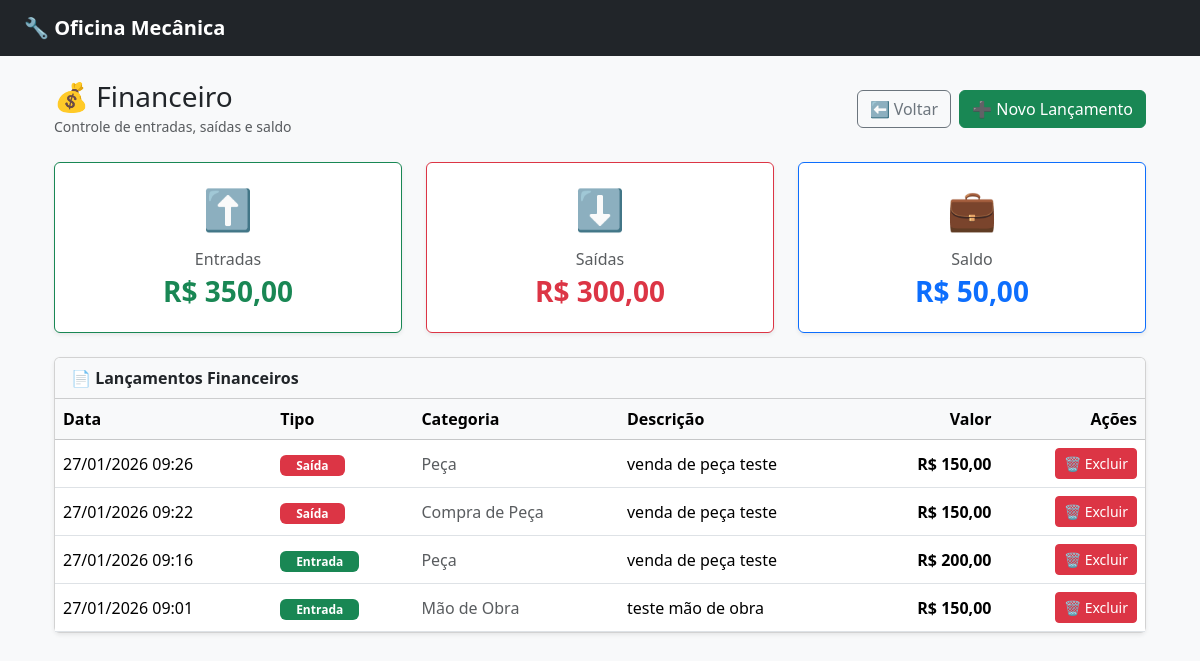
Screenshot of /financeiro/ with the database file from the repository.
### core/models.py (models this page shows, shortened)
class MovimentoFinanceiro(models.Model):
    TIPO_CHOICES = (
        ('entrada', 'Entrada'),
        ('saida', 'Saída'),
    )
    CATEGORIA_CHOICES = (
        ('mao_obra', 'Mão de Obra'),
        ('peca', 'Peça'),
        ('compra_peca', 'Compra de Peça'),
        ('nf_emitida', 'Nota Fiscal Emitida'),
        ('nf_recebida', 'Nota Fiscal Recebida'),
        ('outros', 'Outros'),
    )
    tipo = models.CharField(
        max_length=10,
        choices=TIPO_CHOICES
    )
    categoria = models.CharField(
        max_length=20,
        choices=CATEGORIA_CHOICES
    )
    valor = models.DecimalField(
        max_digits=10,
        decimal_places=2
    )
    descricao = models.CharField(
        max_length=255
    )
    ordem_servico = models.ForeignKey(
        OrdemServico,
        on_delete=models.SET_NULL,
        null=True,
        blank=True,
        related_name='movimentos_financeiros'
    )
    data = models.DateField(
        auto_now_add=True
    )
    criado_em = models.DateTimeField(
        auto_now_add=True
    )

### core/views.py (the view)
# urls.py: path('financeiro/', views.financeiro_dashboard, name='financeiro_dashboard'),
def financeiro_dashboard(request):
    total_entradas = (
        MovimentoFinanceiro.objects
        .filter(tipo='entrada')
        .aggregate(total=Sum('valor'))
        .get('total') or 0
    )
    total_saidas = (
        MovimentoFinanceiro.objects
        .filter(tipo='saida')
        .aggregate(total=Sum('valor'))
        .get('total') or 0
    )
    saldo = total_entradas - total_saidas
    movimentos = MovimentoFinanceiro.objects.all().order_by('-criado_em')
    return render(request, 'financeiro/list.html', {
        'total_entradas': total_entradas,
        'total_saidas': total_saidas,
        'saldo': saldo,
        'movimentos': movimentos,
    })

### core/templatetags/br_filters.py (called while the page is built)
@register.filter
def br_moeda(valor):
    try:
        valor = float(valor)
        return f"R$ {valor:,.2f}".replace(",", "X").replace(".", ",").replace("X", ".")
    except:
        return "R$ 0,00"

### core/templates/financeiro/list.html (shortened to what this page needs)
{% extends "base.html" %}
{% load br_filters %}
{% block content %}
<div class="container mt-4">
    <div class="d-flex justify-content-between align-items-center mb-4">
        <div>
            <h3 class="mb-0">💰 Financeiro</h3>
            <small class="text-muted">
                Controle de entradas, saídas e saldo
            </small>
        </div>
        <div class="d-flex gap-2">
            <a href="{% url 'dashboard' %}" class="btn btn-outline-secondary">
                ⬅️ Voltar
            </a>
            <a href="{% url 'financeiro_create' %}" class="btn btn-success">
                ➕ Novo Lançamento
            </a>
        </div>
    </div>
    <div class="row g-4 mb-4">
        <div class="col-md-4">
            <div class="card border-success shadow-sm h-100">
                <div class="card-body text-center">
                    <div class="fs-1 text-success mb-2">⬆️</div>
                    <div class="text-muted">Entradas</div>
                    <h3 class="fw-bold text-success mt-1">
                        {{ total_entradas|br_moeda }}
                    </h3>
                </div>
            </div>
        </div>
        <div class="col-md-4">
            <div class="card border-danger shadow-sm h-100">
                <div class="card-body text-center">
                    <div class="fs-1 text-danger mb-2">⬇️</div>
                    <div class="text-muted">Saídas</div>
                    <h3 class="fw-bold text-danger mt-1">
                        {{ total_saidas|br_moeda }}
                    </h3>
                </div>
            </div>
        </div>
        <div class="col-md-4">
            <div class="card border-primary shadow-sm h-100">
                <div class="card-body text-center">
                    <div class="fs-1 text-primary mb-2">💼</div>
                    <div class="text-muted">Saldo</div>
                    <h3 class="fw-bold text-primary mt-1">
                        {{ saldo|br_moeda }}
                    </h3>
                </div>
            </div>
        </div>
    </div>
<div class="card shadow-sm">
    <div class="card-header bg-light">
        <strong>📄 Lançamentos Financeiros</strong>
    </div>
    <div class="table-responsive">
        <table class="table table-hover align-middle mb-0">
            <thead class="table-light">
                <tr>
                    <th>Data</th>
                    <th>Tipo</th>
                    <th>Categoria</th>
                    <th>Descrição</th>
                    <th class="text-end">Valor</th>
                    <th class="text-end">Ações</th>
                </tr>
            </thead>
            <tbody>
                {% for m in movimentos %}
                <tr>
                    <td class="text-nowrap">
                        {{ m.criado_em|date:"d/m/Y H:i" }}
                    </td>
                    <td>
                        {% if m.tipo == 'entrada' %}
                            <span class="badge bg-success px-3">
                                Entrada
                            </span>
                        {% else %}
                            <span class="badge bg-danger px-3">
                                Saída
                            </span>
                        {% endif %}
                    </td>
                    <td class="text-muted">
                        {{ m.get_categoria_display }}
                    </td>
                    <td>
                        {{ m.descricao }}
                    </td>
                    <td class="text-end fw-semibold">
                        {{ m.valor|br_moeda }}
                    </td>
                    <td class="text-end">
                        <form
                            action="{% url 'excluir_lancamento' m.id %}"
                            method="post"
                            onsubmit="return confirm('Tem certeza que deseja excluir este lançamento?');"
                            style="display:inline;"
                        >
                            <button type="submit" class="btn btn-sm btn-danger">
                                🗑️ Excluir
                            </button>
                        </form>
                    </td>
                </tr>
                {% empty %}
                <tr>
                    <td colspan="6" class="text-center text-muted py-4">
                        Nenhum lançamento encontrado
                    </td>
                </tr>
                {% endfor %}
            </tbody>
        </table>
    </div>
</div>
</div>
{% endblock %}

### rows the page displays
MovimentoFinanceiro: criado_em "27/01/2026 09:26", tipo "Saída", categoria "Peça", descricao "venda de peça teste", valor|br_moeda "R$ 150,00"
MovimentoFinanceiro: criado_em "27/01/2026 09:22", tipo "Saída", categoria "Compra de Peça", descricao "venda de peça teste", valor|br_moeda "R$ 150,00"
MovimentoFinanceiro: criado_em "27/01/2026 09:16", tipo "Entrada", categoria "Peça", descricao "venda de peça teste", valor|br_moeda "R$ 200,00"
MovimentoFinanceiro: criado_em "27/01/2026 09:01", tipo "Entrada", categoria "Mão de Obra", descricao "teste mão de obra", valor|br_moeda "R$ 150,00"

### other values shown
{{ total_entradas|br_moeda }} "R$ 350,00"
{{ total_saidas|br_moeda }} "R$ 300,00"
{{ saldo|br_moeda }} "R$ 50,00"
